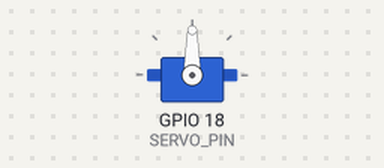
A program run on a simulated Raspberry Pi (BCM pin numbers). Shown: servo. Servo angles are drawn from the pulse width (0.5 ms = 0°, 2.5 ms = 180°).

Above: at 2.05 s.
At 6.0 s:
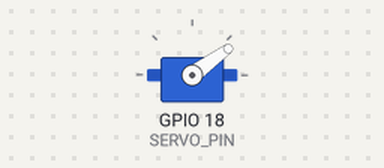
At 12.0 s:
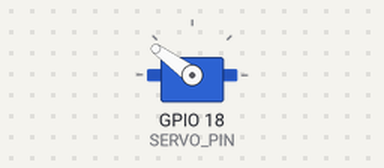
Timing chart, 0 to 17.6 s (numbered marks = the images above):
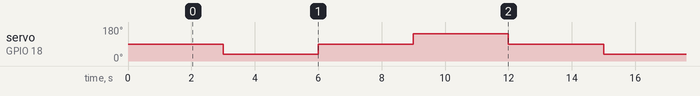

The program:

open_door_test.py
```python
import RPi.GPIO as GPIO
import time

#Use the actual numbers on the board not the BCM numbers
GPIO.setmode(GPIO.BCM)

SERVO_PIN = 18
POWER_PIN = 2

#Set pin SERVO_PIN as output
GPIO.setup(SERVO_PIN, GPIO.OUT)
GPIO.setup(POWER_PIN, GPIO.OUT, initial = 0)

#Set the servo on pin SERVO_PIN and initialize the PWM
servo = GPIO.PWM(SERVO_PIN, 50)

#Servo pulse mapping: 2.5 - 12.5

servo.start(7.5)
time.sleep(2)

try:
	while True:
		#Move servo
		GPIO.output(POWER_PIN,1)
		time.sleep(1)
		servo.ChangeDutyCycle(4.5)
		time.sleep(1)
		GPIO.output(POWER_PIN,0)
		time.sleep(1)
		#GPIO.output(POWER_PIN,1)
		time.sleep(1)
		servo.ChangeDutyCycle(7.5)
		time.sleep(1)
		GPIO.output(POWER_PIN,0)
		time.sleep(1)
		GPIO.output(POWER_PIN,1)
		time.sleep(1)
		servo.ChangeDutyCycle(10.5)
		time.sleep(1)
		GPIO.output(POWER_PIN,0)
		time.sleep(1)
		GPIO.output(POWER_PIN,1)
		time.sleep(1)
		servo.ChangeDutyCycle(7.5)
		time.sleep(1)
		GPIO.output(POWER_PIN,0)
		time.sleep(1)


except KeyboardInterrupt:
	servo.stop()
	GPIO.cleanup()
```

Measured:
- by itself, servo on GPIO 18 (SERVO_PIN): repeats every 12.0 s: 90° 3.0 s, 144° 3.0 s, 90° 3.0 s, 36° 3.0 s
